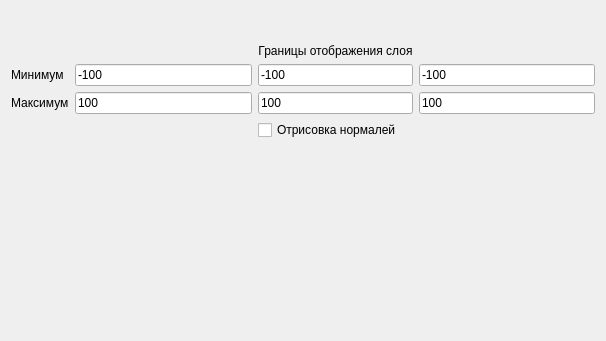
<?xml version="1.0" encoding="UTF-8"?>
<ui version="4.0">
 <class>PreprocessorSettings</class>
 <widget class="QDialog" name="PreprocessorSettings">
  <property name="geometry">
   <rect>
    <x>0</x>
    <y>0</y>
    <width>606</width>
    <height>341</height>
   </rect>
  </property>
  <property name="windowTitle">
   <string>Dialog</string>
  </property>
  <layout class="QGridLayout" name="gridLayout">
   <item row="0" column="3">
    <spacer name="verticalSpacer_2">
     <property name="orientation">
      <enum>Qt::Vertical</enum>
     </property>
     <property name="sizeHint" stdset="0">
      <size>
       <width>20</width>
       <height>42</height>
      </size>
     </property>
    </spacer>
   </item>
   <item row="1" column="2" colspan="2">
    <widget class="QLabel" name="label">
     <property name="text">
      <string>Границы отображения слоя</string>
     </property>
     <property name="alignment">
      <set>Qt::AlignCenter</set>
     </property>
    </widget>
   </item>
   <item row="2" column="0">
    <widget class="QLabel" name="label_2">
     <property name="text">
      <string>Минимум</string>
     </property>
    </widget>
   </item>
   <item row="2" column="1">
    <widget class="QLineEdit" name="xMinBoundaryLineEdit">
     <property name="text">
      <string>-100</string>
     </property>
    </widget>
   </item>
   <item row="2" column="2" colspan="2">
    <widget class="QLineEdit" name="yMinBoundaryLineEdit">
     <property name="text">
      <string>-100</string>
     </property>
    </widget>
   </item>
   <item row="2" column="4">
    <widget class="QLineEdit" name="zMinBoundaryLineEdit">
     <property name="text">
      <string>-100</string>
     </property>
    </widget>
   </item>
   <item row="3" column="0">
    <widget class="QLabel" name="label_3">
     <property name="text">
      <string>Максимум</string>
     </property>
    </widget>
   </item>
   <item row="3" column="1">
    <widget class="QLineEdit" name="xMaxBoundaryLineEdit">
     <property name="text">
      <string>100</string>
     </property>
    </widget>
   </item>
   <item row="3" column="2" colspan="2">
    <widget class="QLineEdit" name="yMaxBoundaryLineEdit">
     <property name="text">
      <string>100</string>
     </property>
    </widget>
   </item>
   <item row="3" column="4">
    <widget class="QLineEdit" name="zMaxBoundaryLineEdit">
     <property name="text">
      <string>100</string>
     </property>
    </widget>
   </item>
   <item row="4" column="2" colspan="3">
    <widget class="QCheckBox" name="normalsDrawingCheckBox">
     <property name="text">
      <string>Отрисовка нормалей </string>
     </property>
    </widget>
   </item>
   <item row="5" column="2">
    <spacer name="verticalSpacer">
     <property name="orientation">
      <enum>Qt::Vertical</enum>
     </property>
     <property name="sizeHint" stdset="0">
      <size>
       <width>20</width>
       <height>198</height>
      </size>
     </property>
    </spacer>
   </item>
  </layout>
 </widget>
 <resources/>
 <connections/>
</ui>
